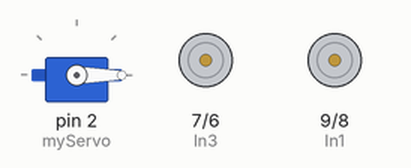
Simulated run of this sketch. Board: Arduino Uno, built with avr-gcc and run on an emulated ATmega328P. Parts: servo, motor-driver pin pairs drawn as motors (green arrow = first pin HIGH = forward, orange = second pin HIGH = backward, longer = more drive).

Above: at 0.1 s.
At 7.1 s:
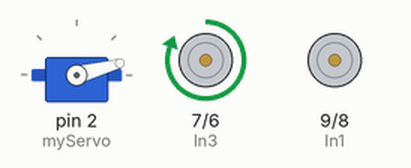
At 13.1 s:
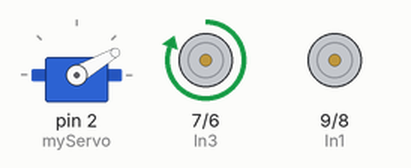
At 19.1 s:
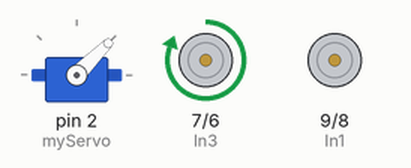
At 28.1 s:
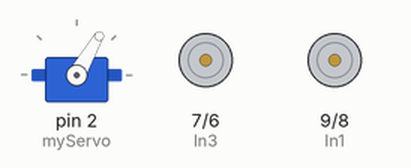
At 37.1 s:
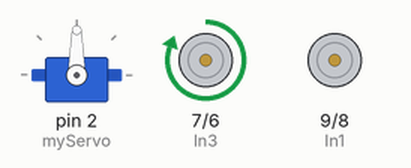
Timing chart, 0 to 40.0 s (numbered marks = the images above):
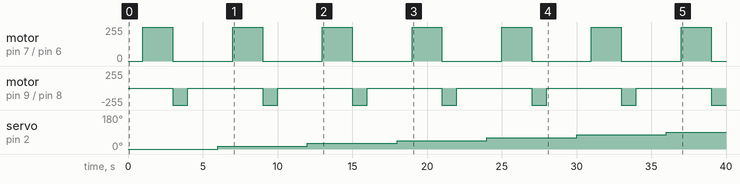

The sketch:

Arduino_code.ino
```cpp
#include <Servo.h>
#include <avr/interrupt.h>

#define In1 9
#define In2 8
#define In3 7
#define In4 6

#define RTC_PERIOD 1250 //normally 1250=10s

Servo myServo;  // 创建Servo对象


void setup() {
  myServo.attach(2);

  pinMode(In1, OUTPUT);
  pinMode(In2, OUTPUT);
  pinMode(In3, OUTPUT);
  pinMode(In4, OUTPUT);

}

void loop() {

  static int angle = 0;
  static bool done = false;

  if (done) {
    return;
  }

  myServo.write(angle);
  delay(1000);

  digitalWrite(In3, HIGH);
  digitalWrite(In4, LOW);
  delay(2000);
  digitalWrite(In3, LOW);
  digitalWrite(In4, LOW);

  digitalWrite(In1, LOW);
  digitalWrite(In2, HIGH);
  delay(1000);
  digitalWrite(In1, LOW);
  digitalWrite(In2, LOW);
  delay(2000);


  angle += 15;
  if (angle > 180) {
    done = true;
  }
}
```

Measured:
- by itself, motor on pin 7 (In3) / pin 6 (In4): alternates forward 255/255 for 2.0 s and stopped for 4.0 s
- by itself, motor on pin 9 (In1) / pin 8 (In2): alternates backward 255/255 for 1.0 s and stopped for 5.0 s
- by itself, servo on pin 2 (myServo): moves from 0° to 90° over 30.0 s
